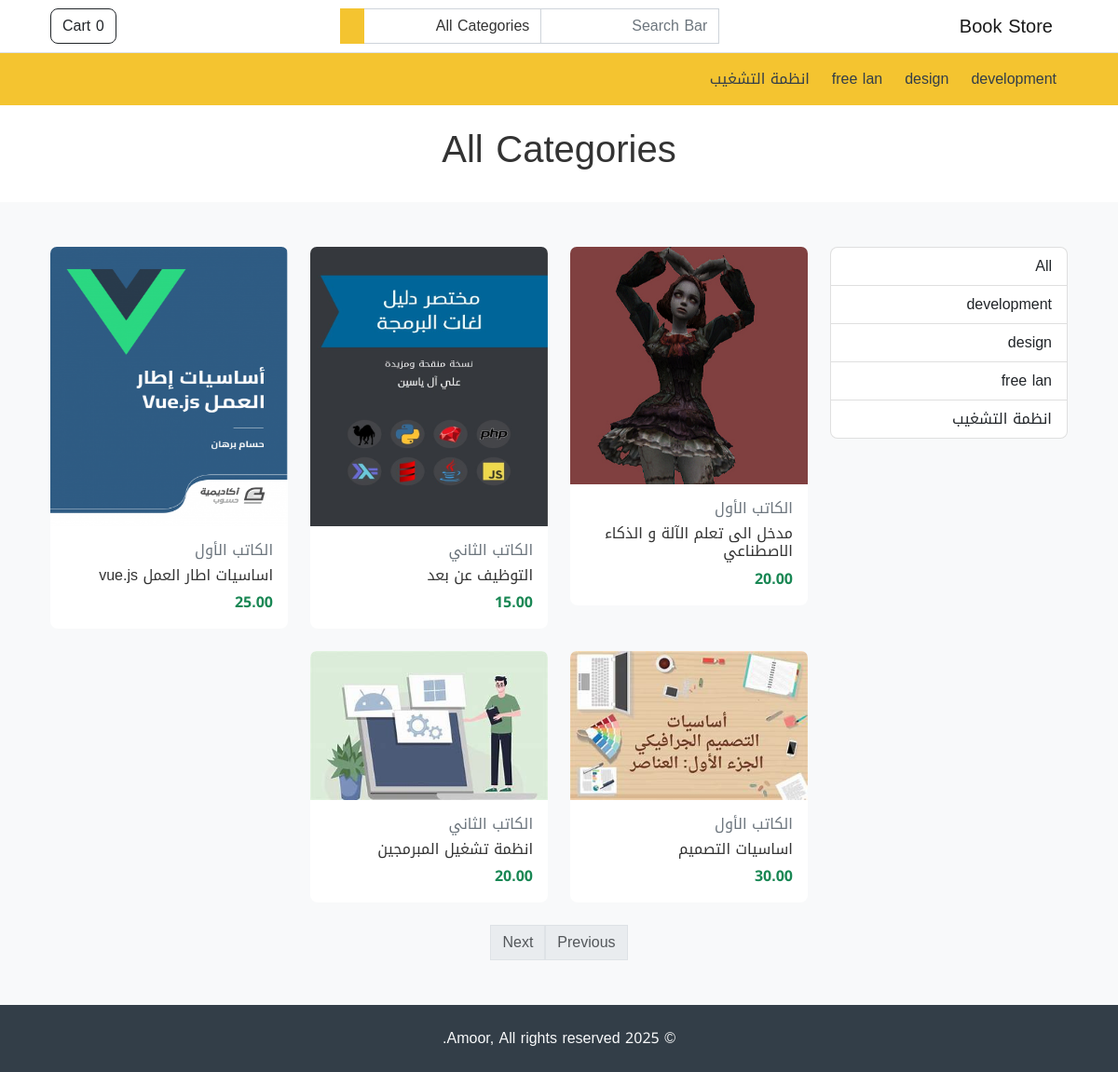
The page /store/category/ on the database its author committed.
### store/models.py (models this page shows, shortened)
class Category(models.Model):
    name = models.CharField(max_length=255, unique=True)
    featured = models.BooleanField(default=False)
    order = models.IntegerField(default=1)
    created_at = models.DateTimeField(auto_now_add=True)
    updated_at = models.DateTimeField(auto_now=True)

class Product(models.Model):
    name = models.CharField(max_length=255)
    short_description = models.CharField(max_length=255, null=True)
    description = models.TextField(null=True)
    price = models.FloatField()
    stock = models.PositiveIntegerField(null=True)
    image = models.ImageField(null=True)
    pdf_file = models.FileField(null=True)
    featured = models.BooleanField(default=False)
    created_at = models.DateTimeField(auto_now_add=True)
    updated_at = models.DateTimeField(auto_now=True)
    category = models.ForeignKey(Category, on_delete=models.PROTECT)
    author = models.ForeignKey(Author, on_delete=models.SET_NULL, null=True)

class Author(models.Model):
    name = models.CharField(max_length=255)
    bio = models.TextField(null=True)
    created_at = models.DateTimeField(auto_now_add=True)
    updated_at = models.DateTimeField(auto_now=True)

### store/views.py (the view)
# urls.py: path('category/', views.category, name='StoreCategory'),
def category(request, cid=None):
    cat = None
    query = request.GET.get('query', cid)
    where = {}
    if cid:
        cat = Category.objects.get(pk=cid)
        where['category_id'] = cid
    products = Product.objects.filter(**where)
    paginator = Paginator(products, 9)
    page_number = request.GET.get('page')
    page_obj = paginator.get_page(page_number)
    return render(
        request, 'category.html',
        {
            'page_obj': page_obj,
            'category': cat,
        }
    )

### store/custom_context_processor.py (called while the page is built)
def store_website(request) -> dict:
    cart = Cart.objects.filter(session = request.session.session_key).last()
    cart_total = 0
    cart_products = []
    if cart:
        cart_products = Product.objects.filter(pk__in=cart.item)
        for item in cart_products:
            cart_total += item.price
    categories = Category.objects.order_by('order')
    return {
        'categories': categories,
        'cart_total': cart_total,
        'cart_products': cart_products,
    }

### store/templatetags/my_filters.py (called while the page is built)
@register.filter(name='currency')
def currency(value):
    try:
        numeric_value = float(value) if isinstance(value, str) else value
        return f"{numeric_value:.2f}"
    except (ValueError, TypeError):
        return value  # Return original if conversion fails

### store/templates/category.html (shortened to what this page needs)
{% extends "base.html" %}
{% load i18n %}
{% block content %}
{% if category.name %}
    {% include "common/page_title.html" with title=category.name%}
{% else %}
    {% include "common/page_title.html" with title="All Categories" %}
{% endif %}
<div class="container my-5">
    <section>
        <div class="row">
            <div class="col-md-3">
                <div class="list-group">
                    <a href=" {% url 'StoreCategory' %}" class="list-group-item list-group-item-action d-flex justify-content-between align-items-center">
                        {% trans 'All' %}
                    </a>
                    {% for category in categories %}
                        <a href="{% url 'StoreCategory' category.id %}" class="list-group-item list-group-item-action d-flex justify-content-between align-items-center">
                            {{ category.name }}
                        </a>
                    {% endfor %}
                </div>
            </div>
            <div class="col-md-9">
                <div class="row">
                        {% for product in page_obj %}
                            <div class="col-md-4">
                                {% include 'common/product_card.html' with product=product%}
                            </div>
                        {% endfor %}
                </div>
            </div>
        </div>
        {% if page_obj.paginator.count > 0 %}
            <nav>
                <ul class="pagination justify-content-center">
                {% if page_obj.has_previous %}
                <li>
                    <a class="page-link"href="?page={{ page_obj.previous_page_number }}"tabindex="-1"aria-disabled="true">{% trans 'Previous'%}</a>
                </li>
                {% else %}
                    <li class="disabled">
                        <a class="page-link"href="#"tabindex="-1"aria-disabled="true">{% trans 'Previous'%}</a>
                    </li>
                {% endif %}
                {% if page_obj.has_next %}
                <li>
                    <a class="page-link"href="?page={{ page_obj.next_page_number }}"tabindex="-1"aria-disabled="true">{% trans 'Next'%}</a>
                </li>
                {% else %}
                    <li class="disabled">
                        <a class="page-link"href="#"tabindex="-1"aria-disabled="true">{% trans 'Next'%}</a>
                    </li>
                {% endif %}
            </nav>
        {% endif %}
            </div>
{% endblock content %}

### store/templates/partials/header.html (shortened to what this page needs)
{% load i18n %}
<nav class="navbar navbar-expand-lg navbar-light bg-white border-bottom">
    <div class="container">
        <a class="navbar-brand" href="/store">{% trans "Book Store" %}</a>
        <div class="collapse navbar-collapse mt-2 mt-lg-0" id="navbarSupportedContent">
            {% include "partials/header_search.html" %}
            <ul class="navbar-nav my-2 my-lg-0">
                <li class="nav-item">
                    <a href="{% url 'StoreCart' %}" class="btn btn-outline-dark" type="button">
                        {% trans 'Cart' %} <span id='cart-items-count'>{{ cart_products|length }}</span>
                    </a>
                </li>
            </ul>
        </div>
    </div>
</nav>
<nav class="navbar navbar-expand-lg navbar-light bg-primary">
    <div class="container">
        <div class="collapse navbar-collapse mt-2 mt-lg-0" id="navbarSupportedContent">
                <ul class="navbar-nav my-2 my-lg-0">
                    {% for category in categories %}
                        <li class="nav-item">
                            <a class="nav-link mx-1" href="{% url 'StoreCategory' category.id %}" role="button">
                                {{ category.name }}
                            </a>
                        </li>
                    {% endfor %}
                </ul>
            </div>
        </div>
</nav>

### store/templates/common/product_card.html (shortened to what this page needs)
{% load i18n %}
{% load my_filters %}
<div class="product card mb-4">
    <img src="{{ product.image.url }}" class="card-img-top" alt="{{ product.name }}"/>
    <div class="card-body">
        <h6 class="text-muted">{{ product.author.name }}</h6>
        <h6 class="card-title">{{ product.name }}</h6>
        <strong class="fw-bold text-success">{{ product.price|currency }}</strong>
    </div>
</div>

### rows shown on the page
Category: name "development"
Category: name "design"
Category: name "free lan"
Category: name "انظمة التشغيب"
Product: image (picture), author.name "الكاتب الأول", name "مدخل الى تعلم الآلة و الذكاء الاصطناعي", price "20.00"
Product: image (picture), author.name "الكاتب الثاني", name "التوظيف عن بعد", price "15.00"
Product: image (picture), author.name "الكاتب الأول", name "اساسيات اطار العمل vue.js", price "25.00"
Product: image (picture), author.name "الكاتب الأول", name "اساسيات التصميم", price "30.00"
Product: image (picture), author.name "الكاتب الثاني", name "انظمة تشغيل المبرمجين", price "20.00"

### other values the page prints
{{ cart_products|length }} "0"
